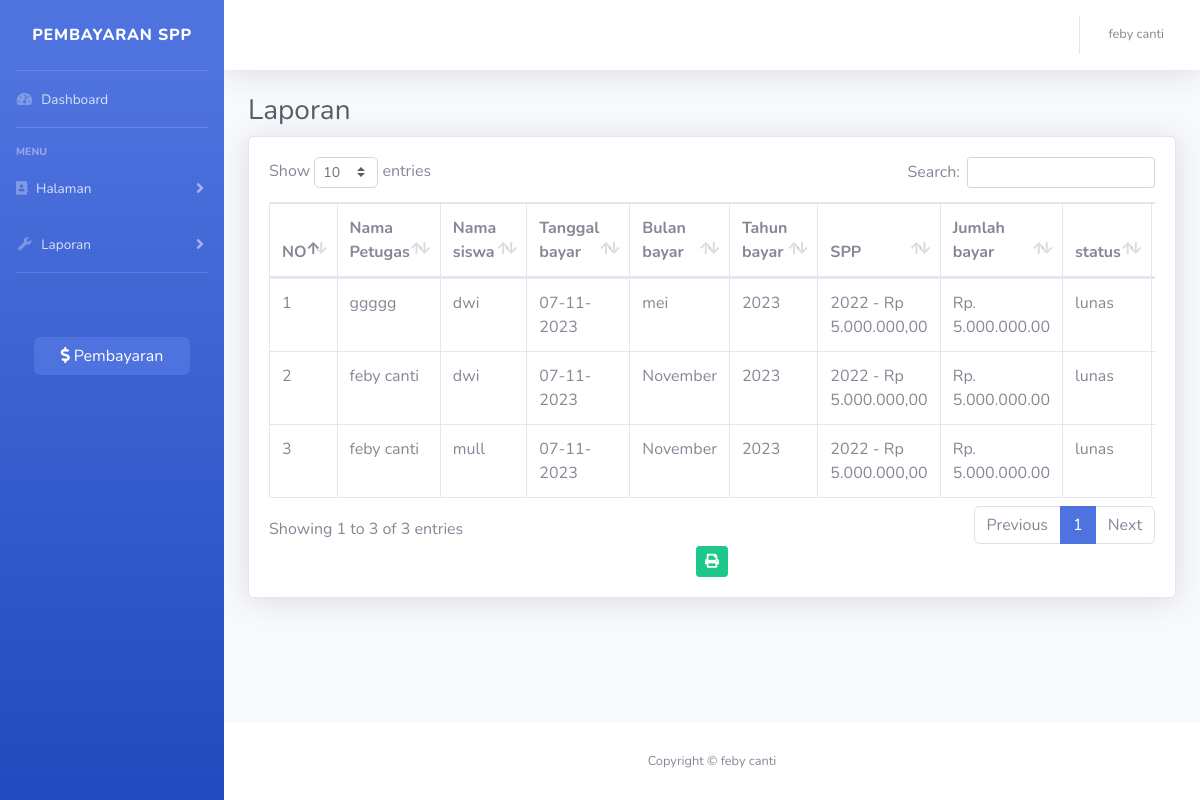
Page /index.php?page=laporan (signed in) on the committed database.
### tables this page shows
CREATE TABLE `pembayaran` (
  `id_pembayaran` int(11) NOT NULL,
  `id_petugas` int(11) NOT NULL,
  `nisn` char(10) NOT NULL,
  `tanggal_bayar` date NOT NULL,
  `id_spp` int(10) NOT NULL,
  `jumlah_bayar` int(11) NOT NULL,
  `bulan_bayar` varchar(8) NOT NULL,
  `tahun_bayar` varchar(4) NOT NULL
);

CREATE TABLE `petugas` (
  `id_petugas` int(10) NOT NULL,
  `nama_petugas` varchar(30) NOT NULL,
  `username` varchar(20) NOT NULL,
  `password` varchar(32) NOT NULL,
  `level` enum('admin','petugas') NOT NULL
);

CREATE TABLE `siswa` (
  `nisn` char(10) NOT NULL,
  `nis` char(8) NOT NULL,
  `nama_siswa` varchar(35) NOT NULL,
  `password` varchar(32) NOT NULL,
  `alamat` text NOT NULL,
  `no_tlpon` char(20) NOT NULL,
  `id_kelas` int(11) NOT NULL
);

CREATE TABLE `spp` (
  `id_spp` int(11) NOT NULL,
  `tahun` int(11) NOT NULL,
  `nominal` int(11) NOT NULL
);

### laporan.php (the view, shortened to what this page needs)
<h1 class="h3 mb-2 text-gray-800">Laporan</h1>
<div class="card shadow mb-4">
    <div class="card-body">
        <div class="table-responsive">
            <table class="table table-bordered" id="dataTable" width="100%" cellspacing="0">
                <thead>
                    <tr>
                        <th>NO</th>
                        <th>Nama Petugas</th>
                        <th>Nama siswa</th>
                        <th>Tanggal bayar</th>
                        <th>Bulan bayar</th>
                        <th>Tahun bayar</th>
                        <th>SPP</th>
                        <th>Jumlah bayar</th>
                        <th>status</th>
                        <th>Action</th>
                    </tr>
                </thead>
                <tbody>
                    <?php
                    $i = 1;
                    $query = mysqli_query($koneksi, "SELECT * FROM pembayaran INNER JOIN petugas ON pembayaran.id_petugas=petugas.id_petugas INNER JOIN siswa ON pembayaran.nisn=siswa.nisn INNER JOIN spp ON pembayaran.id_spp=spp.id_spp");
                    while ($data = mysqli_fetch_array($query)) {
                    ?>
                        <tr>
                            <td><?php echo $i++ ?></td>
                            <td><?php echo $data['nama_petugas'] ?></td>
                            <td><?php echo $data['nama_siswa'] ?></td>
                            <td><?php echo date('d-m-Y', strtotime($data['tanggal_bayar'])) ?></td>
                            <td><?php echo $data['bulan_bayar'] ?></td>
                            <td><?php echo $data['tahun_bayar'] ?></td>
                            <td><?php echo $data['tahun'] ?> - Rp <?php echo number_format($data['nominal'], 2, ',', '.') ?></td>
                            <td> Rp. <?php echo number_format($data['jumlah_bayar'], 2, '.', '.') ?></td>
                            <td>
                                <?php
                                if ($data['nominal'] >  $data['jumlah_bayar']) {
                                    echo 'kurang';
                                } else {
                                    echo 'lunas';
                                }
                                ?>
                            </td>
                            <td>
                            </td>
                        </tr>
                    <?php
                    }
                    ?>
                </tbody>
            </table>
            <?php
            if (!empty($_SESSION['user']['level']) && !empty($_SESSION['user']['level'] == 'admin')) {
            ?>
                <div class="container" style="text-align: center;">
                    <a href="cetak_pembayaran.php" class="btn btn-success btn-sm" target="_blank"><i class="fa fa-print"></i></a>
                </div>
            <?php
            }
            ?>
        </div>
    </div>
</div>

### index.php (shortened to what this page needs)
<!DOCTYPE html>
<html lang="en">
<head>
        <?php
        $page = isset($_GET['page']) ? $_GET['page'] : 'Dashboard';
        ?>
    <link href="vendor/fontawesome-free/css/all.min.css" rel="stylesheet" type="text/css">
    <link href="css/sb-admin-2.min.css" rel="stylesheet">
    <link href="vendor/datatables/dataTables.bootstrap4.min.css" rel="stylesheet">
</head>
<body id="page-top">
    <div id="wrapper">
        <?php
        if (!empty($_SESSION['user']['level']) && !empty($_SESSION['user']['level'] == 'admin')) {
        ?>
            <ul class="navbar-nav bg-gradient-primary sidebar sidebar-dark accordion" id="accordionSidebar">
                <a class="sidebar-brand d-flex align-items-center justify-content-center" href="index.php">
                    <div class="sidebar-brand-icon rotate-n-15">
                    </div>
                    <div class="sidebar-brand-text mx-3">Pembayaran Spp</div>
                </a>
                <hr class="sidebar-divider my-0">
                <li class="nav-item
<?php
            if (empty($_GET['page'])) {
                echo 'active';
            }
?>">
                    <a class="nav-link" href="index.php">
                        <i class="fas fa-fw fa-tachometer-alt"></i>
                        <span>Dashboard</span></a>
                </li>
                <hr class="sidebar-divider">
                <div class="sidebar-heading">
                    Menu
                </div>
                <li class="nav-item
 <?php
            echo ($page == 'siswa' ||  $page == 'tambah-siswa' || $page == 'edit-siswa' || $page == 'hapus-siswa' ||  $page == 'kelas' || $page == 'tambah-kelas' ||  $page == 'edit-kelas' || $page == 'hapus-kelas' || $page == 'petugas' ||  $page == 'tambah-petugas' || $page == 'edit-petugas' || $page == 'hapus-petugas'  ? 'active' : '') ?>">
                    <a class="nav-link collapsed" href="#" data-toggle="collapse" data-target="#collapseTwo" aria-expanded="true" aria-controls="collapseTwo">
                        <i class="fa fa-address-book"></i>
                        <span>Halaman</span>
                    </a>
                </li>
                <li class="nav-item
 <?php
            echo ($page == 'pembayaran' ||  $page == 'spp ' || $page == 'edit-spp' ||  $page == 'hapus-spp '  ||  $page == 'laporan ' ? 'active' : '') ?>">
                    <a class="nav-link collapsed" href="#" data-toggle="collapse" data-target="#collapseUtilities" aria-expanded="true" aria-controls="collapseUtilities">
                        <i class="fas fa-fw fa-wrench"></i>
                        <span>Laporan</span>
                    </a>
                </li>
                <hr class="sidebar-divider">
                <button type="button" class="btn btn-primary mb-4 mt-5" style="width: 70%; margin-left: 15%;" data-toggle="modal" data-target="#tambahpembayaran">
                    <i class="fas fa-dollar-sign"></i> Pembayaran
                </button>
            </ul>
            <?php
        }
        ?>
        <div id="content-wrapper" class="d-flex flex-column">
            <div id="content">
                <nav class="navbar navbar-expand navbar-light bg-white topbar mb-4 static-top shadow">
                    <ul class="navbar-nav ml-auto">
                        <li class="nav-item dropdown no-arrow">
                            <a class="nav-link dropdown-toggle" href="#" id="userDropdown" role="button" data-toggle="dropdown" aria-haspopup="true" aria-expanded="false">
                                <span class="mr-2 d-none d-lg-inline text-gray-600 small">
                                    <?php
                                    if (!empty($_SESSION['user']['level'])) {
                                        echo $_SESSION['user']['nama_petugas'];
                                    } else {
                                        echo $_SESSION['user']['nama_siswa'];
                                    }
                                    ?>
                                </span>
                            </a>
                        </li>
                    </ul>
                </nav>
                <div class="container-fluid">
                    <?php
                    $page = isset($_GET['page']) ? $_GET['page'] : 'dashboard';
                    include $page . '.php';
                    ?>
                </div>
            </div>
            <footer class="sticky-footer bg-white">
                <div class="container my-auto">
                    <div class="copyright text-center my-auto">
                        <span>Copyright &copy;
                            <?php
                            if (!empty($_SESSION['user']['level'])) {
                                echo $_SESSION['user']['nama_petugas'];
                            } else {
                                echo $_SESSION['user']['nama_siswa'];
                            }
                            ?>
                        </span>
                    </div>
                </div>
            </footer>
        </div>
    </div>
</body>
</html>

### rows in the picture
pembayaran: id_petugas.nama_petugas "ggggg", nisn.nama_siswa "dwi", tanggal_bayar "07-11-2023", bulan_bayar "mei", tahun_bayar "2023", id_spp.tahun "2022", id_spp.nominal "5.000.000,00", jumlah_bayar "5.000.000.00", shows "lunas"
pembayaran: id_petugas.nama_petugas "feby canti", nisn.nama_siswa "dwi", tanggal_bayar "07-11-2023", bulan_bayar "November", tahun_bayar "2023", id_spp.tahun "2022", id_spp.nominal "5.000.000,00", jumlah_bayar "5.000.000.00", shows "lunas"
pembayaran: id_petugas.nama_petugas "feby canti", nisn.nama_siswa "mull", tanggal_bayar "07-11-2023", bulan_bayar "November", tahun_bayar "2023", id_spp.tahun "2022", id_spp.nominal "5.000.000,00", jumlah_bayar "5.000.000.00", shows "lunas"

### other values in the picture
$_SESSION['user']['nama_petugas'] "feby canti"
